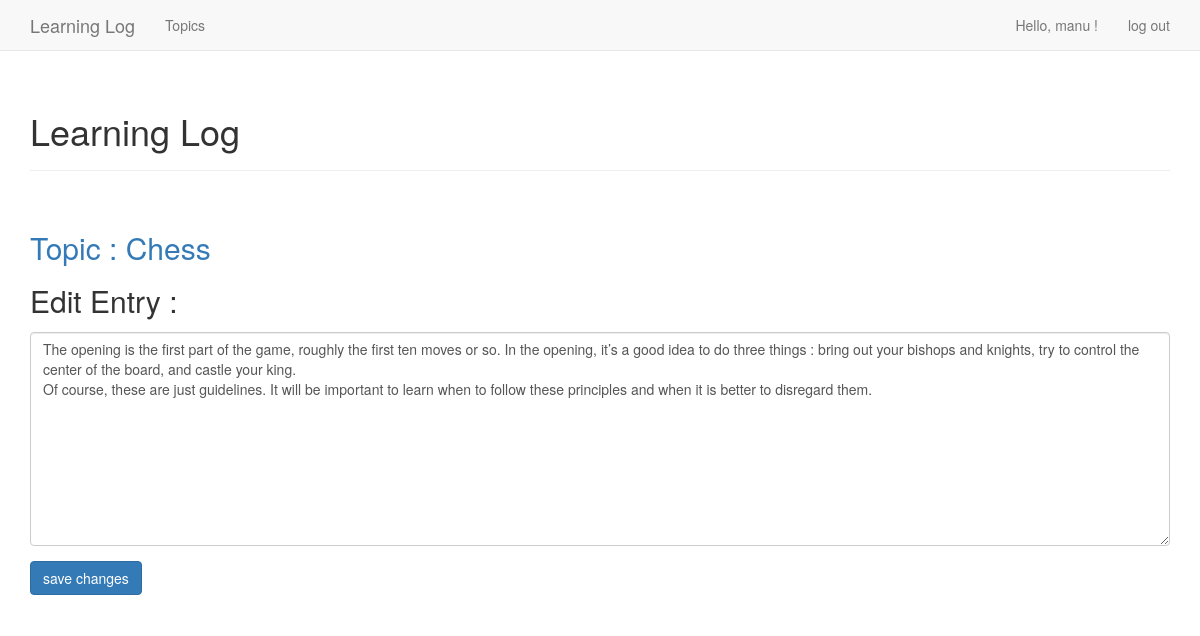
The page /edit_entry/1/ (signed in) on the database its author committed.
### learning_logs/models.py (models this page shows, shortened)
class Topic(models.Model) :
    text = models.CharField(max_length=200)
    date_added = models.DateTimeField(auto_now_add=True)
    owner = models.ForeignKey(User)
    def __str__(self) :
        return self.text

class Entry(models.Model) :
    topic = models.ForeignKey(Topic)
    text = models.TextField()
    date_added = models.DateTimeField(auto_now_add=True)
    class Meta :
        verbose_name_plural = 'entries'

### learning_logs/views.py (the view)
# urls.py: url(r'^edit_entry/(?P<entry_id>\d+)/$', views.edit_entry,
@login_required
def edit_entry(request, entry_id) :
    entry = Entry.objects.get(id=entry_id)
    topic = entry.topic
    if topic.owner != request.user : raise Http404
    if request.method != 'POST' :
        form = EntryForm(instance=entry)
    else :
        form = EntryForm(instance=entry, data=request.POST)
        if form.is_valid() :
            form.save()
            return HttpResponseRedirect(reverse('learning_logs:topic',
                                                args=[topic.id]))
    context = {'entry': entry, 'topic': topic, 'form': form}
    return render(request, 'learning_logs/edit_entry.html', context)

### learning_logs/forms.py
class EntryForm(forms.ModelForm) :
    class Meta :
        model = Entry
        fields = ['text']
        labels = {'text': ''}
        widgets = {'text': forms.Textarea(attrs={'cols': 80})}

### learning_logs/templates/learning_logs/edit_entry.html (shortened to what this page needs)
<html>
{% extends "learning_logs/base.html" %}
{% load bootstrap3 %}
{% block header %}
	<h1> Learning Log </h1>
{% endblock header %}
{% block content %}
	<br/>
	<div>
		<h2> <a href="{% url 'learning_logs:topic' topic.id %}"> Topic : {{ topic }} </a> </h2>
	</div>
	<div>
		<h2> Edit Entry : </h2>
	</div>
	<div>
		<form  action = "{% url 'learning_logs:edit_entry' topic.id %}"  method = 'post'  class = "form">
			{% bootstrap_form form %}
			{% buttons %}
				<button name="submit"  class="btn btn-primary"> save changes </button>
			{% endbuttons %}
		</form>
	</div>
{% endblock content %}

### learning_logs/templates/learning_logs/base.html (shortened to what this page needs)
<html>
{% load bootstrap3 %}
<head>
	{% bootstrap_css %}
</head>
<body>
	<nav class="navbar navbar-default navbar-static-top">
		<div class="container">
			<div class="navbar-header">
				<a class="navbar-brand" href="{% url 'learning_logs:index' %}"> Learning Log </a>
			</div>
			<div id="navbar" class="navbar-collapse collapse">
				<ul class="nav navbar-nav">
					<li> <a href="{% url 'learning_logs:topics' %}"> Topics </a> </li>
				</ul>
				<ul class="nav navbar-nav navbar-right">
					{% if user.is_authenticated %}
						<li> <a>  Hello, {{ user.username }} !  </a> </li>
						<li> <a href="{% url 'users:logout' %}">  log out  </a> </li>
					{% else %}
						<li> <a href="{% url 'users:register' %}">  register  </a> </li>
						<li> <a href="{% url 'users:login' %}">  log in  </a> </li>
					{% endif %}
				</ul>
			</div>
		</div>
	</nav>
	<div class="container">
		<div class="page-header">
			{% block header %}{% endblock header %}
		</div>
		<div>
			{% block content %}{% endblock content %}
		</div>
	</div>
</body>
</html>

### rows shown on the page
Topic: text "Chess"
Entry: text "The opening is the first part of the game, roughly the first ten moves or so. In the opening, it’s a good idea to do three things : bring out your bishops and knights, try to control the center of the board, and castle your king. Of course, these are just guidelines. It will be important to learn when to follow these principles and when it is better to disregard them."

### other values the page prints
{{ user.username }} "manu"
